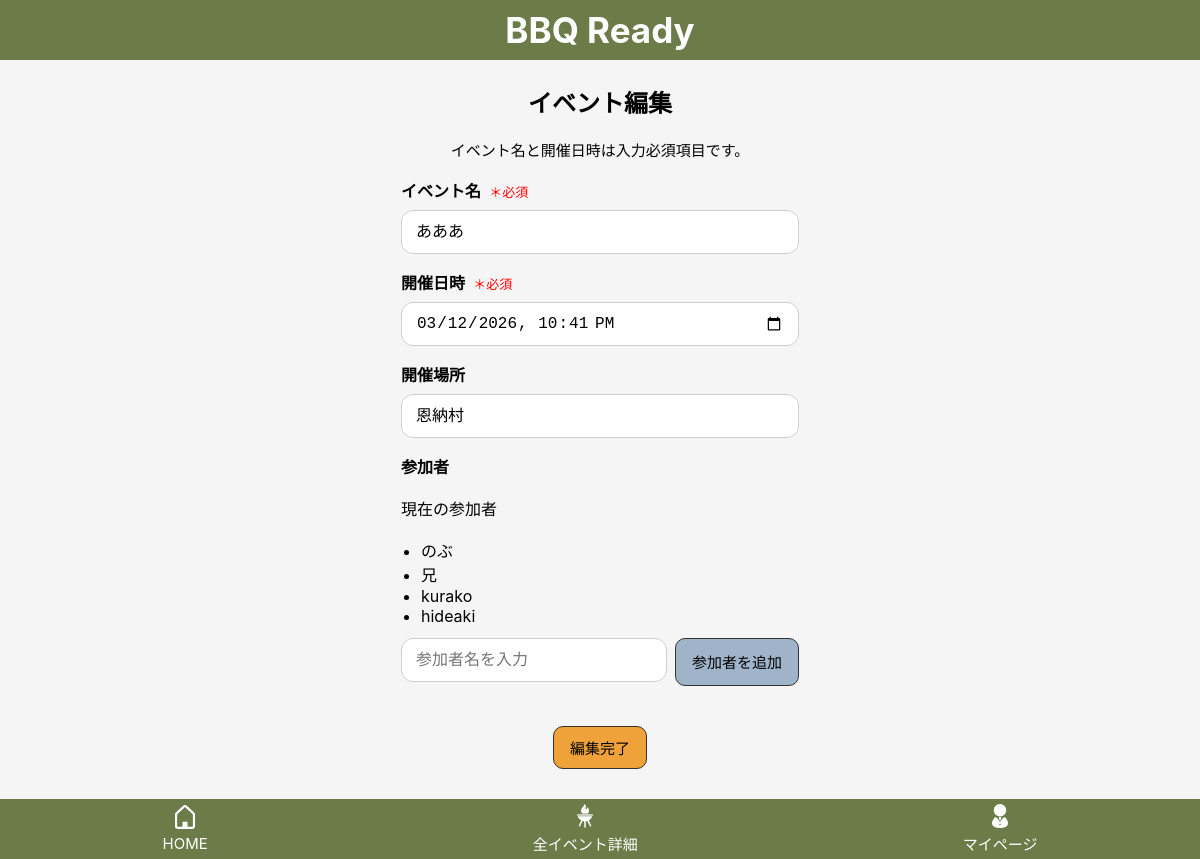
The page /events/83/edit/ (signed in) on the database its author committed.
### bbq_app/models.py (models this page shows, shortened)
class Event(models.Model):
    user = models.ForeignKey(settings.AUTH_USER_MODEL, on_delete=models.CASCADE, related_name="events")
    name = models.CharField("イベント名", max_length=30)
    held_at = models.DateTimeField("開催日時", null=True, blank=True)
    location = models.CharField("開催場所", max_length=50, blank=True)
    created_at = models.DateTimeField("作成日時", auto_now_add=True)
    updated_at = models.DateTimeField("更新日時", auto_now=True)

class Participant(models.Model):
    event = models.ForeignKey(Event, on_delete=models.CASCADE, related_name="participants")
    user = models.ForeignKey(
        settings.AUTH_USER_MODEL,
        null=True,
        blank=True,
        on_delete=models.SET_NULL,
        related_name="participant"
    )
    name = models.CharField("表示名", max_length=30)
    created_at = models.DateTimeField("作成日時", auto_now_add=True)
    updated_at = models.DateTimeField("更新日時", auto_now=True)

### bbq_app/views.py (the view)
# urls.py: path("events/<int:event_id>/edit/", views.event_edit, name="event_edit"),
@login_required
def event_edit(request, event_id):
    event = get_object_or_404(Event, id=event_id, user=request.user)
    if request.method == "POST":
        form = EventForm(request.POST, instance=event)
        if form.is_valid():
            form.save()
            add_participants_from_list(request, event)
            messages.success(request, "イベントを更新しました。")
            return redirect("item_edit", event_id=event.id)
    else:
        form = EventForm(instance=event)
    current_participants = event.participants.exclude(user=event.user).order_by("id")
    existing_participants = list(
        current_participants.values_list("name", flat=True)
    )
    return render(
        request,
        "bbq_app/event_form.html",
        {
            "form": form,
            "event":event,
            "current_participants": current_participants,
            "existing_participants": existing_participants
        }
    )

### bbq_app/forms.py
class EventForm(forms.ModelForm):
    name = forms.CharField(
        label="イベント名",
        required=True,
        error_messages={
            "required": "イベント名を入力してください。"
        }
    )
    held_at = forms.DateTimeField(
        required=True,
        error_messages={
            "required": "開催日時を入力してください。"
        },
        widget=forms.DateTimeInput(
            attrs={"type": "datetime-local"},
            format="%Y-%m-%dT%H:%M"
        )
    )
    class Meta:
        model = Event
        fields = ("name", "held_at", "location")
        widgets = {
            "held_at": forms.DateTimeInput(
                attrs={"type": "datetime-local"},
                format="%Y-%m-%dT%H:%M"
            )
        }
    def __init__(self, *args, **kwargs):
        super().__init__(*args, **kwargs)
        self.fields["held_at"].input_formats = ["%Y-%m-%dT%H:%M"]

### bbq_app/templates/bbq_app/event_form.html (shortened to what this page needs)
{% extends "bbq_app/base.html" %}
{% block content %}
<h2 class="form-title">
    {% if event %}イベント編集{% else %}新規イベント登録{% endif %}
</h2>
<form method="post" novalidate>
    <p class="required-note">
        イベント名と開催日時は入力必須項目です。
    </p>
    <div class="form-group">
        <label for="{{ form.name.id_for_label }}">
            <strong>イベント名</strong>
            <span class="required">＊必須</span>
        </label>
        {{ form.name }}
    </div>
    <div class="form-group">
        <label for="{{ form.held_at.id_for_label }}">
            <strong>開催日時</strong>
            <span class="required">＊必須</span>
        </label>
        {{ form.held_at }}
    </div>
    <div class="form-group">
        <label for="{{ form.location.id_for_label }}">
            <strong>開催場所</strong>
        </label>
        {{ form.location }}
    </div>
    <p><strong>参加者</strong></p>
    {% if event %}
        <p>現在の参加者</p>
        <ul class="current-participants-list">
            {% for participant in current_participants %}
                <li>{{ participant.name }}</li>
            {% empty %}
                <li>参加者はまだいません</li>
            {% endfor %}
        </ul>
    {% endif %}
    <div class="participant-add-box">
        <input type="text" id="participantInput" placeholder="参加者名を入力">
        <button type="button" class="btn btn-secondary" onclick="addParticipant()">参加者を追加</button>
    </div>
    <div class="form-submit">
        <button type="submit" class="btn btn-primary js-disable-btn">
            {% if event %}編集完了{% else %}イベント登録{% endif %}
        </button>
    </div>
</form>
{% endblock %}
{% block footer %}
    {% include "bbq_app/partials/footer_nav.html" %}
{% endblock %}

### bbq_app/static/bbq_app/css/style.css (style rules this page uses)
body { margin: 0; background: #f5f5f5; font-family: -apple-system, BlinkMacSystemFont, "Helvetica Neue", sans-serif; }
.main-content form p { margin-bottom: 18px; }
.main-content form label { display: block; width: auto; font-weight: 500; margin-bottom: 8px; }
.main-content form input, .main-content form textarea, .main-content form select { width: 100%; max-width: 100%; box-sizing: border-box; }
.main-content input, .main-content select, .main-content textarea { height: 44px; padding: 10px 12px; font-size: 16px; box-sizing: border-box; }
.main-content input[type="text"], .main-content input[type="datetime-local"] { width: 100%; min-height: 44px; height: 44px; padding: 0 14px; font-size: 16px; border-radius: 12px; border: 1px solid #cfcfcf; box-sizing: border-box; background: white; appearance: none; -webkit-appearance: none; line-height: 44px; }
.btn { display: inline-block; padding: 10px 16px; border-radius: 10px; border: 1px solid #333; font-size: 15px; cursor: pointer; text-align: center; }
.btn-primary { background:#f0a23a; color:black; }
.btn-secondary { background:#9fb4c9; color:black; }
.form-submit .btn { text-align: center; margin-top: 20px; }
.participant-add-box { display: flex; gap: 8px; margin-bottom: 8px; align-items: stretch; }
.participant-add-box input { flex: 1; min-height: 48px; }
.participant-add-box button { min-height: 48px; padding: 0 16px; }
.current-participants-list { margin-bottom: 12px; padding-left: 20px; }
.main-content input[type="text"], .main-content input[type="datetime-local"], .main-content input[type="date"], .main-content input[type="time"], .main-content input[type="datetime-local"], .main-content textarea, .main-content select { padding: 12px 14px; font-size: 16px; border-radius: 12px; border: 1px solid #cfcfcf; box-sizing: border-box; min-height: 44px; background: white; }
.form-submit { display: flex; justify-content: center; margin-top: 20px; }
.form-group { margin-bottom: 16px; }
.required { color: red; font-size: 13px; margin-left: 4px; }
.required-note { text-align: center; color: black; font-size: 15px; margin-bottom: 12px; }
.form-title { margin-top: 76px; display: flex; justify-content: center; }

### rows shown on the page
Event: name "あああ", held_at "03/12/2026 22:41", location "恩納村"
Participant: name "のぶ"
Participant: name "兄"
Participant: name "kurako"
Participant: name "hideaki"
